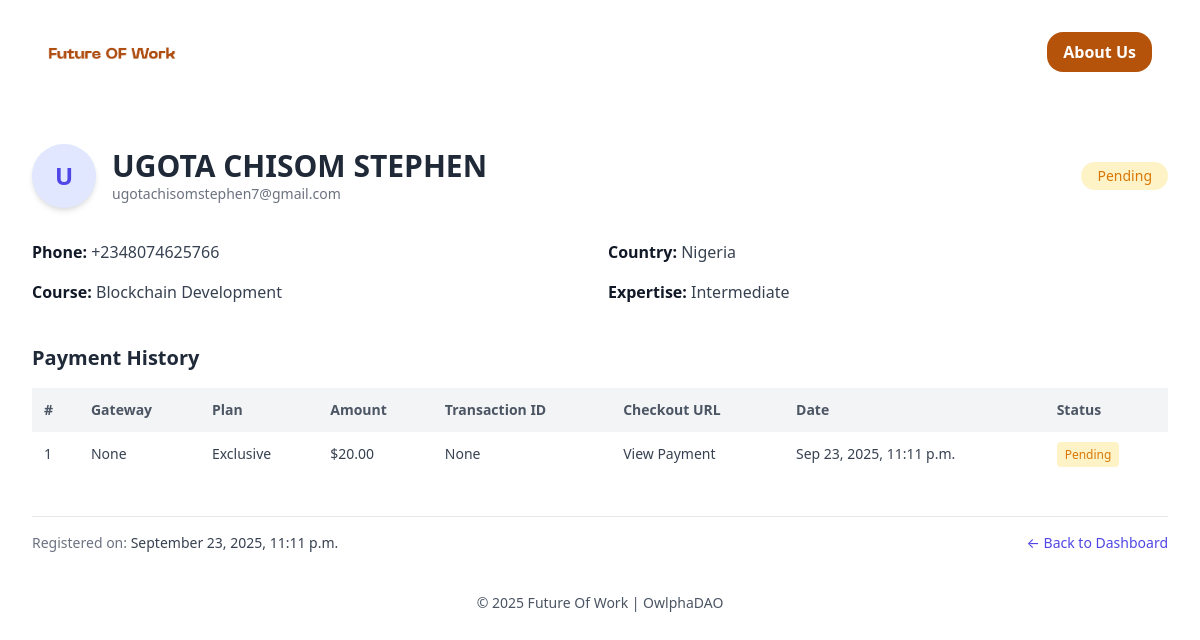
Screenshot of /dashboard/student/UGOTA CHISOM STEPHEN/6/ with the database file from the repository.
### future_of_work/models.py (models this page shows, shortened)
class Future_Of_Work(models.Model):
    COURSE_CHOICES = [
        ('', 'Select course type...'),
        ('web3', 'Web3 Fundamentals'),
        ('dao', 'DAO Governance'),
        ('metaverse', 'Metaverse Collaboration'),
        ('blockchain', 'Blockchain Development'),
    ]
    PLAN_CHOICES = [
        ('', 'Select plan...'),
        ('basic', 'Basic Plan'),
        ('pro', 'Pro Plan'),
        ('exclusive', 'Exclusive'),
    ]
    EXPERTISE_CHOICES = [
        ('', 'Select your level...'),
        ('beginner', 'Beginner'),
        ('intermediate', 'Intermediate'),
        ('advanced', 'Advanced'),
    ]
    STATUS_CHOICES = [
        ("pending", "Pending"),
        ("active", "Active"),
        ("failed", "Failed"),
    ]
    PAYMENT_GATEWAYS = [
        ("helio", "Helio"),
        ("paystack", "Paystack"),
        ("opay", "OPay"),
    ]
    PLAN_FEES = {
        'basic': Decimal("0.00"),
        'pro': Decimal("2.00"),
        'exclusive': Decimal("20.00")
    }
    name = models.CharField(max_length=50)
    email = models.EmailField(
        blank=False,
        unique=True,
        error_messages={
            'unique': "Email Address already exists."
        }
    )
    phone = PhoneNumberField(
        unique=True,
        error_messages={
            'unique': "Phone number already exists."
        }
    )
    country = CountryField(blank_label='Select your country')
    course_type = models.CharField(max_length=20, choices=COURSE_CHOICES, default="")
    plan_preference = models.CharField(max_length=20, choices=PLAN_CHOICES, default="")
    expertise = models.CharField(max_length=20, choices=EXPERTISE_CHOICES, default="")
    transaction_id = models.CharField(max_length=255, blank=True, null=True, unique=True)
    created_at = models.DateTimeField(auto_now_add=True)
    checkout_url = models.URLField(null=True, blank=True)
    fee = models.DecimalField(max_digits=6, decimal_places=2, default=Decimal("0.00"))
    status = models.CharField(max_length=10, choices=STATUS_CHOICES, default="pending")
    gateway = models.CharField(max_length=20, choices=PAYMENT_GATEWAYS, blank=True, null=True)

### future_of_work/views.py (the view)
# urls.py: path('dashboard/student/<str:name>/<int:pk>/', views.student_detail, name='student_detail'),
def student_detail(request, pk, name):
    user = get_object_or_404(Future_Of_Work, id=pk, name=name)
    user_payments = Future_Of_Work.objects.filter(email=user.email).order_by("-created_at")
    context ={
        'user': user,
        'user_payments': user_payments,
        'title': f'Future Of Work - {user.name}',
    }
    return render(request, 'pages/student_detail.html', context)

### future_of_work/templates/pages/student_detail.html (shortened to what this page needs)
{% load static %}
{% load custom_filters %}
<!DOCTYPE html>
<html lang="en">
    <head>
        <link rel = "stylesheet" href="https://unpkg.com/boxicons@2.1.4/css/boxicons.min.css">
        <link rel = "stylesheet" href="https://cdn.jsdelivr.net/npm/bootstrap-icons@1.11.3/font/bootstrap-icons.min.css">
        <link href="https://cdn.jsdelivr.net/npm/tailwindcss@2.2.19/dist/tailwind.min.css" rel="stylesheet">
    </head>
    <body>
        <div>
            <nav class="flex items-center justify-between w-full px-12 py-8 bg-white">
                <a href="{% url 'admin_dashboard' %}">
                    <img src="{% static 'Future OF Works.png' %}" alt="OwlphaDAO Future of Work Logo" class="w-32 h-4 object-contain">
                </a>
                <a href="https://owlphadao.com/about" class="px-4 py-2 bg-yellow-700 text-white font-extrabold rounded-2xl cursor-pointer transition duration-400 hover:bg-yellow-800 text-sm md:text-base">
                    About Us
                </a>
            </nav>
        </div>
        <div class="w-full bg-white rounded-2xl p-8 mt-2 animate-fade-in">
            <div class="flex items-center justify-between mb-8">
                <div class="flex items-center space-x-4">
                    <div class="h-16 w-16 rounded-full bg-indigo-100 flex items-center justify-center text-indigo-600 text-2xl font-bold shadow-md">
                        {{ user.name|slice:":1" }}
                    </div>
                    <div>
                        <h2 class="text-3xl font-bold text-gray-800">{{ user.name }}</h2>
                        <p class="text-sm text-gray-500">{{ user.email }}</p>
                    </div>
                </div>
                <span class="px-4 py-1 text-sm rounded-full
                    {% if user.status == 'active' %} bg-green-100 text-green-600
                    {% elif user.status == 'pending' %} bg-yellow-100 text-yellow-600
                    {% else %} bg-red-100 text-red-600 {% endif %}">
                    {{ user.get_status_display }}
                </span>
            </div>
            <div class="grid grid-cols-1 md:grid-cols-2 gap-4 text-gray-700">
                <p><span class="font-semibold text-gray-900">Phone:</span> {{ user.phone }}</p>
                <p><span class="font-semibold text-gray-900">Country:</span> {{ user.country.name }}</p>
                <p><span class="font-semibold text-gray-900">Course:</span> {{ user.get_course_type_display }}</p>
                <p><span class="font-semibold text-gray-900">Expertise:</span> {{ user.get_expertise_display }}</p>
            </div>
            <div class="mt-10">
                <h3 class="text-xl font-semibold text-gray-800 mb-4">Payment History</h3>
                <div class="overflow-x-auto">
                    <table class="min-w-full border-collapse">
                        <thead>
                            <tr class="bg-gray-100 text-left text-sm font-semibold text-gray-600">
                                <th class="p-3">#</th>
                                <th class="p-3">Gateway</th>
                                <th class="p-3">Plan</th>
                                <th class="p-3">Amount</th>
                                <th class="p-3">Transaction ID</th>
                                <th class="p-3">Checkout URL</th>
                                <th class="p-3">Date</th>
                                <th class="p-3">Status</th>
                            </tr>
                        </thead>
                        <tbody class="text-sm text-gray-700 divide-y divide-gray-200">
                            {% for payment in user_payments %}
                            <tr>
                                <td class="p-3">{{ forloop.counter }}</td>
                                <td class="p-3">{{ payment.get_gateway_display }}</td>
                                <td class="p-3">{{ payment.get_plan_preference_display }}</td>
                                <td class="p-3">${{ payment.fee }}</td>
                                <td class="p-3">{{ payment.transaction_id }}</td>
                                <td class="p-3"><a href="{{ payment.checkout_url }}" target="_blank">View Payment</a></td>
                                <td class="p-3">{{ payment.created_at|date:"M j, Y, g:i a" }}</td>
                                <td class="p-3">
                                    <span class="px-2 py-1 rounded text-xs
                                        {% if payment.status == 'success' %} bg-green-100 text-green-600
                                        {% elif payment.status == 'pending' %} bg-yellow-100 text-yellow-600
                                        {% else %} bg-red-100 text-red-600 {% endif %}">
                                        {{ payment.get_status_display }}
                                    </span>
                                </td>
                            </tr>
                            {% empty %}
                            <tr>
                                <td colspan="8" class="p-3 text-center text-gray-500">No payments found</td>
                            </tr>
                            {% endfor %}
                        </tbody>
                    </table>
                </div>
            </div>
            <div class="mt-10 border-t pt-4 text-sm text-gray-500 flex justify-between items-center">
                <p>Registered on: <span class="font-medium text-gray-700">{{ user.created_at|date:"F j, Y, g:i a" }}</span></p>
                <a href="{% url 'admin_dashboard' %}" class="text-indigo-600 hover:underline">← Back to Dashboard</a>
            </div>
        </div>
        <footer class="py-2 mt-auto text-center">
            <h3 class="text-sm text-gray-600">
                &copy; {% now 'Y' %} Future Of Work | OwlphaDAO
            </h3>
        </footer>
    </body>
</html>

### future_of_work/templates/pages/student_detail.html (style rules this page uses)
.animate-fade-in { animation: fade-in 0.6s ease-in-out; }

### rows the page displays
Future_Of_Work: name "U", name "UGOTA CHISOM STEPHEN", email "ugotachisomstephen7@gmail.com", status "Pending", phone "+2348074625766", country.name "Nigeria", course_type "Blockchain Development", expertise "Intermediate", gateway "None", plan_preference "Exclusive", fee "20.00", transaction_id "None", created_at "Sep 23, 2025, 11:11 p.m.", created_at "September 23, 2025, 11:11 p.m."
